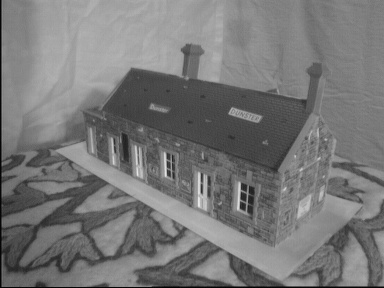
#> input picture CV_A3_2021315782/A3/CV_Assignment_3_Data/house1.jpg, 384 x 288 px, given in place of lenna.png, which was not available
$ python A1_corner_detection.py
#> lines starting #> are read from the running program, lines starting #| are printed output that depends on the picture; after the words box and inside, x2 and y2 are one past the last pixel; in counts of white or black regions, pixels touching at a corner belong together; pictures that were not available may be replaced by others from this repository, and a replacement may not be noted
### CV_A1_2021315782/CV/A1_image_filtering.py
import cv2
import numpy as np
import matplotlib.pyplot as plt
import time

def pad_image(img, kernel):
    pad_height = kernel.shape[0] // 2
    pad_width = kernel.shape[1] // 2
    padded_img = np.zeros((img.shape[0] + 2 * pad_height, img.shape[1] + 2 * pad_width), dtype=img.dtype)

    if kernel.shape[0] == 1:  # Horizontal
        padded_img[:, pad_width:-pad_width] = img
        padded_img[:, :pad_width] = img[:, 0][:, np.newaxis]  # Left
        padded_img[:, -pad_width:] = img[:, -1][:, np.newaxis]  # Right
    elif kernel.shape[1] == 1:  # Vertical
        padded_img[pad_height:-pad_height, :] = img
        padded_img[:pad_height, :] = img[0, :]  # Top
        padded_img[-pad_height:, :] = img[-1, :]  # Bottom
    else:
        padded_img[pad_height:-pad_height, pad_width:-pad_width] = img
        padded_img[:pad_height, pad_width:-pad_width] = img[0, :]  # Top
        padded_img[-pad_height:, pad_width:-pad_width] = img[-1, :]  # Bottom
        padded_img[:, :pad_width] = padded_img[:, pad_width:2 * pad_width][:, ::-1]  # Left
        padded_img[:, -pad_width:] = padded_img[:, -2 * pad_width:-pad_width][:, ::-1]  # Right

    return padded_img

# [12 lines left out: function cross_correlation_1d, not called in this run]

def cross_correlation_2d(img, kernel):
    padded_img = pad_image(img, kernel)
    filtered_img = np.zeros_like(img, dtype=np.float64)
    for i in range(img.shape[0]):
        for j in range(img.shape[1]):
            filtered_img[i, j] = np.sum(padded_img[i:i+kernel.shape[0], j:j+kernel.shape[1]] * kernel)
    return filtered_img

def get_gaussian_filter_1d(size, sigma):
    kernel_1d = np.zeros(size, dtype=np.float64)
    center = size // 2
    total = 0
    for i in range(size):
        x = i - center
        kernel_1d[i] = np.exp(-x**2 / (2 * sigma**2)) / (np.sqrt(2 * np.pi) * sigma)
        total += kernel_1d[i]
    kernel_1d /= total
    kernel_1d = np.reshape(kernel_1d, (1, -1))  # Reshape to 1xsize
    return kernel_1d

def get_gaussian_filter_2d(size, sigma):
    kernel_1d = get_gaussian_filter_1d(size, sigma)
    kernel_2d = np.outer(kernel_1d, kernel_1d)
    return kernel_2d

# [105 lines left out: function main, not called in this run]

# [2 lines that do not run on import are left out]

### CV_A1_2021315782/CV/A1_corner_detection.py
import cv2
import numpy as np
import matplotlib.pyplot as plt
import time
from A1_image_filtering import get_gaussian_filter_2d, cross_correlation_2d

def compute_corner_response(img):
    mean_vector = np.mean(img)
    img = img - mean_vector

    sobel_x = np.array([[1, 0, -1],
                        [2, 0, -2],
                        [1, 0, -1]])

    sobel_y = np.array([[1, 2, 1],
                        [0, 0, 0],
                        [-1, -2, -1]])

    Ix = cross_correlation_2d(img, sobel_x)
    Iy = cross_correlation_2d(img, sobel_y)
    Ix2 = Ix ** 2
    Iy2 = Iy ** 2
    Ixy = Ix * Iy

    kappa = 0.04
    height, width = img.shape
    R = np.zeros_like(img, dtype=np.float64)

    for i in range(height):
        for j in range(width):
            M = np.zeros((2, 2), dtype=np.float64)
            M[0, 0] = np.sum(Ix2[i-2:i+3, j-2:j+3])
            M[1, 1] = np.sum(Iy2[i-2:i+3, j-2:j+3])
            M[0, 1] = np.sum(Ixy[i-2:i+3, j-2:j+3])
            M[1, 0] = M[0, 1]

            eigenvalues = np.linalg.eigvals(M)
            lambda1, lambda2 = eigenvalues
            R[i, j] = lambda1 * lambda2 - kappa * (lambda1 + lambda2) ** 2

    R[R < 0] = 0
    R = (R - np.min(R)) / (np.max(R) - np.min(R))
    return R

def green_corner(img, corner_response, threshold=0.1):
    img_color = cv2.cvtColor(img.copy(), cv2.COLOR_GRAY2BGR)
    height, width = img.shape

    for i in range(height):
        for j in range(width):
            if corner_response[i][j] > threshold:
                img_color[i][j] = [0, 255, 0]

    return img_color

def green_corner_circle(img, corner_response):
    img_color = cv2.cvtColor(img.copy(), cv2.COLOR_GRAY2BGR)
    height, width = img.shape

    for i in range(height):
        for j in range(width):
            if corner_response[i][j]:
                cv2.circle(img_color, (j, i), radius=3, color=(0, 255, 0), thickness=2)  # BGR color format
    return img_color

def non_maximum_suppression_win(R, winSize=11):
    height, width = R.shape

    suppressed_R = np.zeros_like(R, dtype=np.float64)
    for i in range(winSize//2, height - winSize//2):
        for j in range(winSize//2, width - winSize//2):
            roi = R[i - winSize//2: i + winSize // 2 + 1, j - winSize//2: j + winSize // 2 + 1]
            max_value = np.max(roi)

            center_value = R[i, j]
            if max_value != center_value or center_value < 0.1:
                max_value = 0

            suppressed_R[i, j] = max_value

    return suppressed_R

def main():
    img1 = cv2.imread(r'C:\2024-1\CV\A1_Images\lenna.png', cv2.IMREAD_GRAYSCALE)
#> img1 is the input picture: shape (288, 384); min 0, max 232, mean 119.2
    img2 = cv2.imread(r'C:\2024-1\CV\A1_Images\shapes.png', cv2.IMREAD_GRAYSCALE)
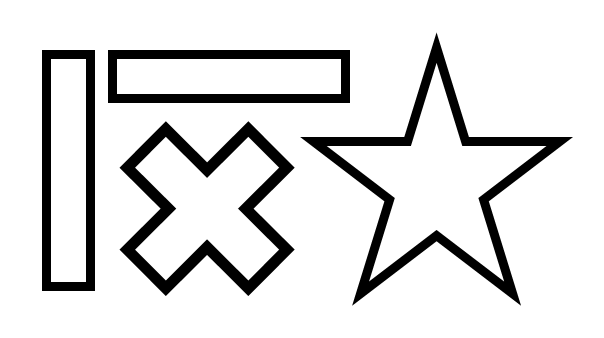
#> input picture CV_A1_2021315782/CV/A1_Images/shapes.png, 604 x 338 px, found by its file name
#> img2 is the input picture: shape (338, 604); min 0, max 255, mean 222.3

    kernel = get_gaussian_filter_2d(7, 1.5)
    img1_g = cross_correlation_2d(img1, kernel)
#> in pad_image, `padded_img[-pad_height:, pad_width:-pad_width] = img[-1, :]`: padded_img: shape (294, 390); min 0, max 232, mean 116.5
    img2_g = cross_correlation_2d(img2, kernel)

    start_time = time.time()
    corner_response1 = compute_corner_response(img1_g)
#> in compute_corner_response, `mean_vector = np.mean(img)`: mean_vector = 119.2
#> in pad_image (call 3), `padded_img[:, -pad_width:] = padded_img[:, -2 * pad_width:-pad_width][..`: padded_img: shape (290, 386) float64; min -101.5, max 80.93, mean -0.4
#> after the loop in cross_correlation_2d (call 4), `for i in range(img.shape[0]):`:
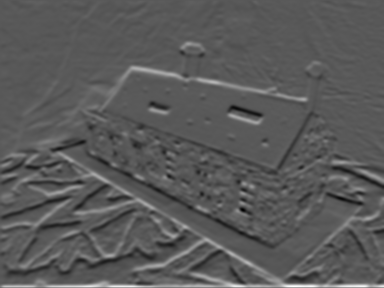
#> filtered_img: shape (288, 384) float64; min -163.5, max 306.1, mean 3; drawn with min black and max white
#> in compute_corner_response, `R[R < 0] = 0`:
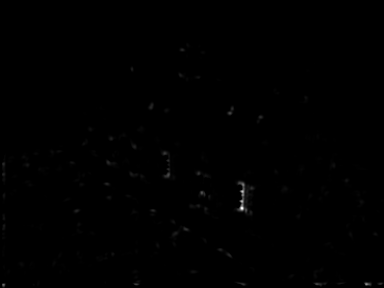
#> R: shape (288, 384) float64; min 0, max 6.5e+10, mean 140364927.7; drawn with min black and max white
    end_time = time.time()
    computational_time = end_time - start_time
    print(f"Computational time taken by compute_corner_response(lenna): {computational_time} seconds")

    start_time = time.time()
    corner_response2 = compute_corner_response(img2_g)
#> in compute_corner_response (call 2), `mean_vector = np.mean(img)`: mean_vector = 222.3
#> in pad_image (call 5), `padded_img[:pad_height, pad_width:-pad_width] = img[0, :]`: padded_img: shape (340, 606) float64; min -222.3, max 32.67, mean 0.1
#> in pad_image (call 5), `padded_img[-pad_height:, pad_width:-pad_width] = img[-1, :]`: padded_img: shape (340, 606) float64; min -222.3, max 32.67, mean 0.2
#> in pad_image (call 5), `padded_img[:, :pad_width] = padded_img[:, pad_width:2 * pad_width][:, ..`: padded_img: shape (340, 606) float64; min -222.3, max 32.67, mean 0.2
#> in pad_image (call 5), `padded_img[:, -pad_width:] = padded_img[:, -2 * pad_width:-pad_width][..`: padded_img: shape (340, 606) float64; min -222.3, max 32.67, mean 0.3
#> after the loop in cross_correlation_2d (call 6), `for i in range(img.shape[0]):`:
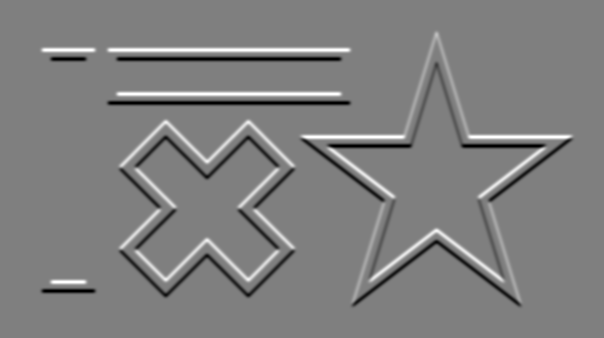
#> filtered_img: shape (338, 604) float64; min -497.2, max 497.2, mean 0; drawn with min black and max white
#> after the loop in compute_corner_response (call 2), `for i in range(height):`:
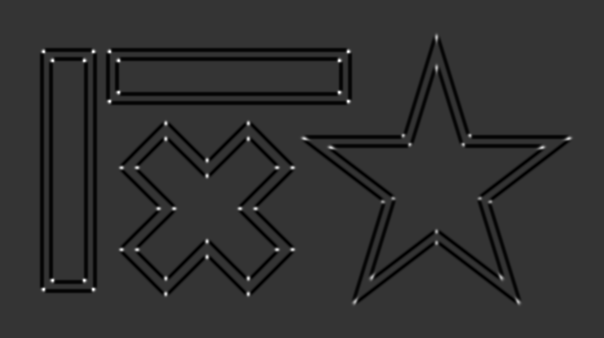
#> R: shape (338, 604) float64; min -6.13e+11, max 2.35e+12, mean -4.62e+10; drawn with min black and max white
    end_time = time.time()
    computational_time = end_time - start_time
    print(f"Computational time taken by compute_corner_response(shapes): {computational_time} seconds")

    plt.imshow(corner_response1, cmap='gray')
    plt.axis('off')
    plt.savefig('./result/part_3_corner_raw_lenna.png', bbox_inches='tight', pad_inches=0)
    plt.show()
    plt.imshow(corner_response2, cmap='gray')
    plt.axis('off')
    plt.savefig('./result/part_3_corner_raw_shapes.png', bbox_inches='tight', pad_inches=0)
    plt.show()

    img1_color = green_corner(img1, corner_response1)
#> after the loop in green_corner, `for i in range(height):`: img_color: shape (288, 384, 3); 0.4% of pixels changed, all inside (x1, y1, x2, y2) = (2, 49, 382, 287)
    plt.imshow(img1_color)
    plt.axis('off')
    plt.savefig('./result/part_3_corner_bin_lenna.png', bbox_inches='tight', pad_inches=0)
    plt.show()
    img2_color = green_corner(img2, corner_response2)
#> after the loop in green_corner (call 2), `for i in range(height):`: img_color: shape (338, 604, 3); 0.64% of pixels changed, all inside (x1, y1, x2, y2) = (41, 33, 573, 305)
    plt.imshow(img2_color)
    plt.axis('off')
    plt.savefig('./result/part_3_corner_bin_shapes.png', bbox_inches='tight', pad_inches=0)
    plt.show()

    start_time = time.time()
    suppressed_corner1 = non_maximum_suppression_win(corner_response1)
    end_time = time.time()
    computational_time = end_time - start_time
    print(f"\nComputational time taken by non_maximum_suppression_win(lenna): {computational_time} seconds")
    img1_sup_col = green_corner_circle(img1, suppressed_corner1)
#> after the loop in green_corner_circle, `for i in range(height):`:
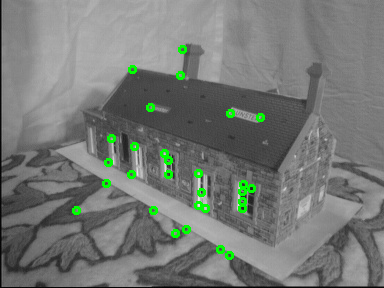
#> img_color: shape (288, 384, 3); 1.52% of pixels changed, all inside (x1, y1, x2, y2) = (72, 45, 265, 260)
    plt.imshow(img1_sup_col, cmap='gray')
    plt.axis('off')
    plt.savefig('./result/part_3_corner_sup_lenna.png', bbox_inches='tight', pad_inches=0)
    plt.show()

    start_time = time.time()
    suppressed_corner2 = non_maximum_suppression_win(corner_response2)
    end_time = time.time()
    computational_time = end_time - start_time
    print(f"Computational time taken by non_maximum_suppression_win(shapes): {computational_time} seconds")
    img2_sup_col = green_corner_circle(img2, suppressed_corner2)
#> after the loop in green_corner_circle (call 2), `for i in range(height):`:
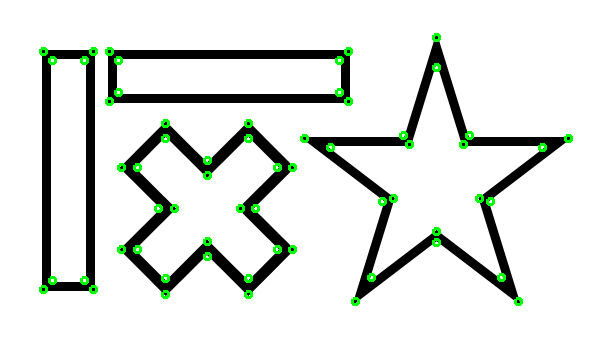
#> img_color: shape (338, 604, 3); 1.73% of pixels changed, all inside (x1, y1, x2, y2) = (39, 33, 573, 306)
    plt.imshow(img2_sup_col, cmap='gray')
    plt.axis('off')
    plt.savefig('./result/part_3_corner_sup_shapes.png', bbox_inches='tight', pad_inches=0)
    plt.show()


if __name__ == "__main__":
    main()
